Frame 1 (no input): blank canvas, image omitted
Frame 60 (the mouse pressed at the canvas centre just before this capture): blank canvas, image omitted
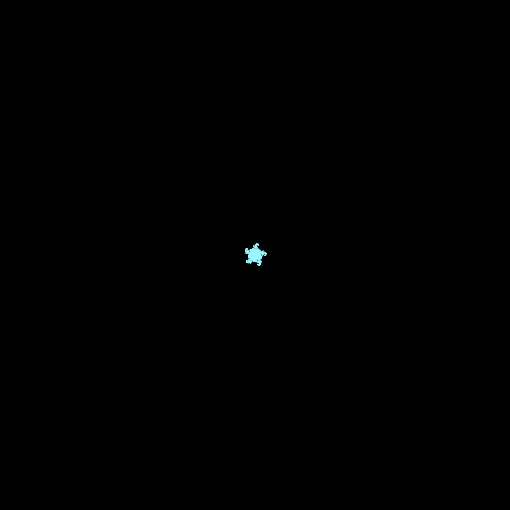
Frame 120 (the mouse held since frame 60 and released just before this capture)

The Processing sketch whose frames 1 and 60 were blank and that drew this single picture after the mouse press (run headless with seeded random() and noise(); from frame 60 on, the mouse is pressed at the canvas centre):

// Processing sketch: processing_155243
// ── processing_155243.pde

/* OpenProcessing Tweak of *@*http://www.openprocessing.org/sketch/151380*@* */
/* !do not delete the line above, required for linking your tweak if you upload again */
float theta =random(0, 6.289);
  float num_simm=5;
float zoom=0;
void setup(){
  size(255*2, 255*2);
//  frameRate(70);
}
 
void keyReleased() {
    if( key == CODED ) {
      if( keyCode == RIGHT && num_simm < 10 ) { num_simm++;} else
      if( keyCode == LEFT && num_simm >1  ) { num_simm--;} 
    }
}

void draw()
{     
  background(0);
 theta = radians((mouseX / (float) width) *360);
//  theta=theta+0.05;
  translate(width/2, height/2);
  int num_levels=6;
  float par=map(mouseY,0,height,-0,3);// ratio of parent/children
  for (int i =0; i <num_simm*1; i++ ){
  branch(height/3,num_levels, par);// depend on scale
  rotate(2*PI/num_simm);
}
}
void mouseWheel(MouseEvent event) {
  float e = event.getCount();
  zoom=zoom+e/10;
}
void branch(float len, int num, float par)
{
  len = 1+sqrt(len);  // len/sqrt(2) scale size
  num = num-1;
  int num_b=6;
 for (int b =0; b <num_b-1; b++ ){
     if ((len > 1) && (num > 0))
  {
     pushMatrix();
    rotate(-theta/(1+b) ); // -1-b
    stroke(152,247,255);
    strokeWeight(num/4);
   // line(0, 0, 0, +len/(zoom+par*b) ); //how smaller it gets
     noFill();
     arc(0, 0, len/(zoom+par*b), len, HALF_PI, PI ); // FIND NEW 
    translate(0, +len/ (zoom+par*b) ); // how further it is shifted
    branch(len, num, par);
    popMatrix();
  }
 }
}
